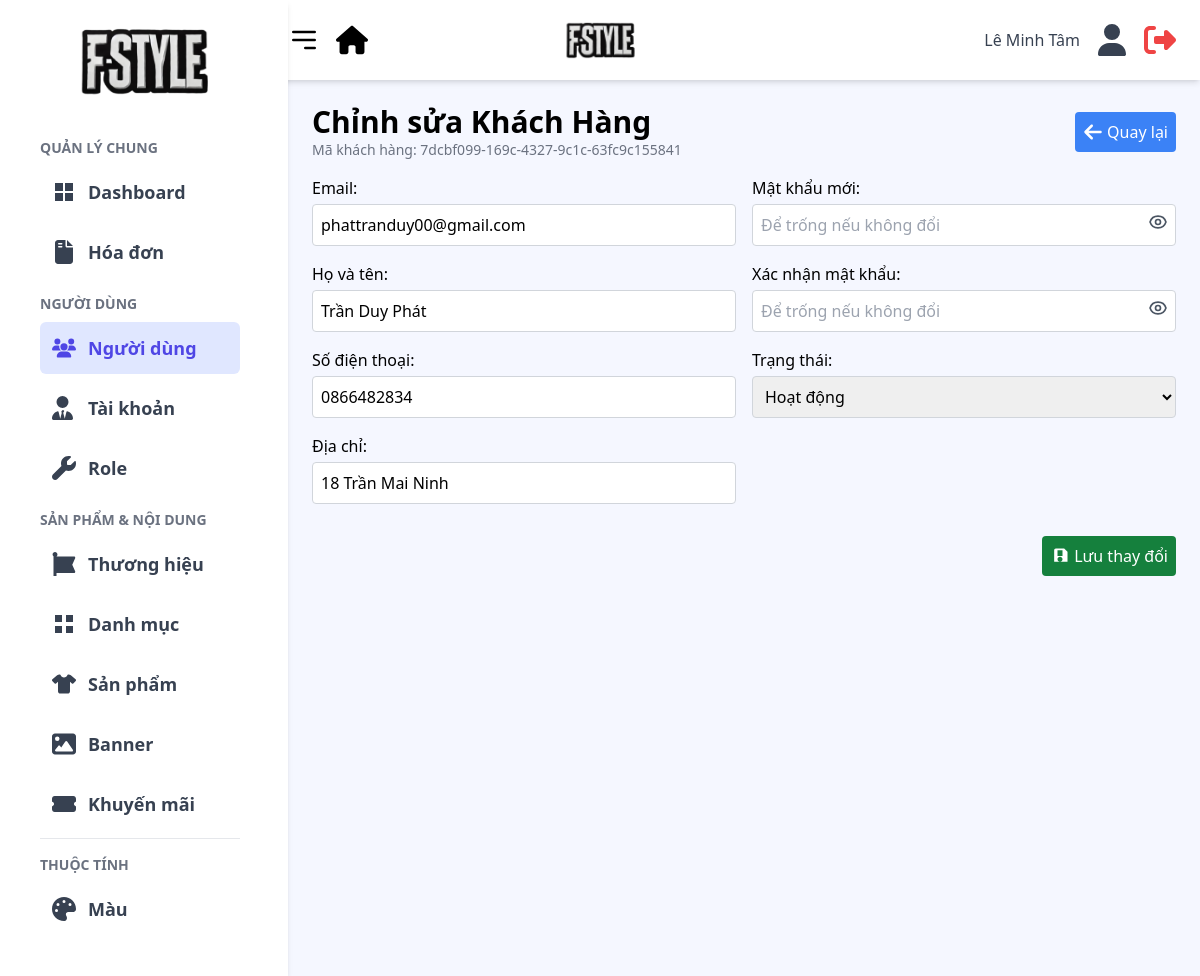
The app's page /admin/views/customer/edit.php?id=7dcbf099-169c-4327-9c1c-63fc9c155841 (signed in) with its own data.
### tables this page shows
CREATE TABLE `customer` (
  `customer_id` varchar(50) NOT NULL,
  `email` varchar(255) NOT NULL,
  `password` varchar(255) NOT NULL,
  `full_name` varchar(255) NOT NULL,
  `phone` varchar(20) DEFAULT NULL,
  `address` text DEFAULT NULL,
  `status` tinyint(1) DEFAULT 1,
  `is_verified` tinyint(1) DEFAULT 0,
  `verify_code` varchar(255) DEFAULT NULL
);

### admin/model/customerModel.php (called while the page is built, shortened)
<?php
function getCustomerById($conn, $customer_id) {
    $sql = "SELECT * FROM customer WHERE customer_id = ?";
    $stmt = $conn->prepare($sql);
    $stmt->bind_param("s", $customer_id);
    $stmt->execute();
    $result = $stmt->get_result();
    return $result->fetch_assoc();
}

### admin/views/customer/edit.php (the view, shortened to what this page needs)
<?php
include("../../includes/header.php");
require_once('../../../includes/db.php');
$customer_id = isset($_GET['id']) ? $_GET['id'] : null;
$customer = getCustomerById($conn, $customer_id);
?>
<main class="container mx-auto p-6">
    <div class="flex justify-between items-center mb-4">
        <div>
            <h1 class="text-3xl font-bold">Chỉnh sửa Khách Hàng</h1>
            <p class="text-sm text-gray-500">
                Mã khách hàng: <?= htmlspecialchars($customer['customer_id']) ?>
            </p>
        </div>
        <a href="index.php" class="bg-blue-500 hover:bg-blue-600 text-white p-2 rounded flex items-center">
            <span class="hidden md:inline-block">Quay lại</span>
        </a>
    </div>
    <form method="POST" action="" novalidate>
        <div class="flex flex-wrap -mx-2 mb-4">
            <div class="w-full md:w-1/2 px-2">
                <div class="mb-4">
                    <label for="email" class="block mb-1 font-medium">Email:</label>
                    <input type="text" name="email" id="email" class="w-full p-2 border border-gray-300 rounded" value="<?= isset($_POST['email'])
                                  ? htmlspecialchars($_POST['email'])
                                  : htmlspecialchars($customer['email']) ?>">
                </div>
                <div class="mb-4">
                    <label for="full_name" class="block mb-1 font-medium">Họ và tên:</label>
                    <input type="text" name="full_name" id="full_name" class="w-full p-2 border border-gray-300 rounded"
                        value="<?= isset($_POST['full_name'])
                                  ? htmlspecialchars($_POST['full_name'])
                                  : htmlspecialchars($customer['full_name']) ?>">
                </div>
                <div class="mb-4">
                    <label for="phone" class="block mb-1 font-medium">Số điện thoại:</label>
                    <input type="text" name="phone" id="phone" class="w-full p-2 border border-gray-300 rounded" value="<?= isset($_POST['phone'])
                                  ? htmlspecialchars($_POST['phone'])
                                  : htmlspecialchars($customer['phone']) ?>">
                </div>
                <div class="mb-4">
                    <label for="address" class="block mb-1 font-medium">Địa chỉ:</label>
                    <input type="text" name="address" id="address" class="w-full p-2 border border-gray-300 rounded"
                        value="<?= isset($_POST['address'])
                                  ? htmlspecialchars($_POST['address'])
                                  : htmlspecialchars($customer['address']) ?>">
                </div>
            </div>
            <div class="w-full md:w-1/2 px-2">
                <div class="mb-4 relative">
                    <label for="password" class="block mb-1 font-medium">Mật khẩu mới:</label>
                    <input type="password" name="password" id="password"
                        class="w-full p-2 border border-gray-300 rounded pr-10" placeholder="Để trống nếu không đổi">
                    <button type="button" onclick="togglePassword('password','icon-password')"
                        class="absolute right-2 top-9 text-gray-600">
                    </button>
                </div>
                <div class="mb-4 relative">
                    <label for="confirm_password" class="block mb-1 font-medium">Xác nhận mật khẩu:</label>
                    <input type="password" name="confirm_password" id="confirm_password"
                        class="w-full p-2 border border-gray-300 rounded pr-10" placeholder="Để trống nếu không đổi">
                    <button type="button" onclick="togglePassword('confirm_password','icon-confirm_password')"
                        class="absolute right-2 top-9 text-gray-600">
                    </button>
                </div>
                <div class="mb-4">
                    <label for="status" class="block mb-1 font-medium">Trạng thái:</label>
                    <select name="status" id="status" class="w-full p-2 border border-gray-300 rounded">
                        <option value="1" <?= (isset($_POST['status']) && $_POST['status'] == '1')
                                ? 'selected'
                                : ((!isset($_POST['status']) && $customer['status'] == 1)
                                    ? 'selected'
                                    : '') ?>>
                            Hoạt động
                        </option>
                    </select>
                </div>
            </div>
        </div>
        <div class="flex justify-end items-center">
            <button type="submit" class="bg-green-700 hover:bg-green-800 text-white p-2 rounded flex items-center">
                <svg xmlns="http://www.w3.org/2000/svg" class="w-5 h-5 mr-1" fill="currentColor" viewBox="0 0 24 24">
                    <path d="M17 3H7c-1.1 0-2 .9-2 2v14h16V7l-4-4z
                           M12 19c-1.66 0-3-1.34-3-3
                           s1.34-3 3-3 3 1.34 3 3
                           -1.34 3-3 3zm3-7H9V5h6v7z" />
                </svg>
                Lưu thay đổi
            </button>
        </div>
    </form>
</main>
<?php
include('../../includes/footer.php');
?>

### records on screen
customer: customer_id "7dcbf099-169c-4327-9c1c-63fc9c155841", email "phattranduy00@gmail.com", full_name "Trần Duy Phát", phone "0866482834", address "18 Trần Mai Ninh", status "Hoạt động"

### other values on screen
$adminName "Lê Minh Tâm"
